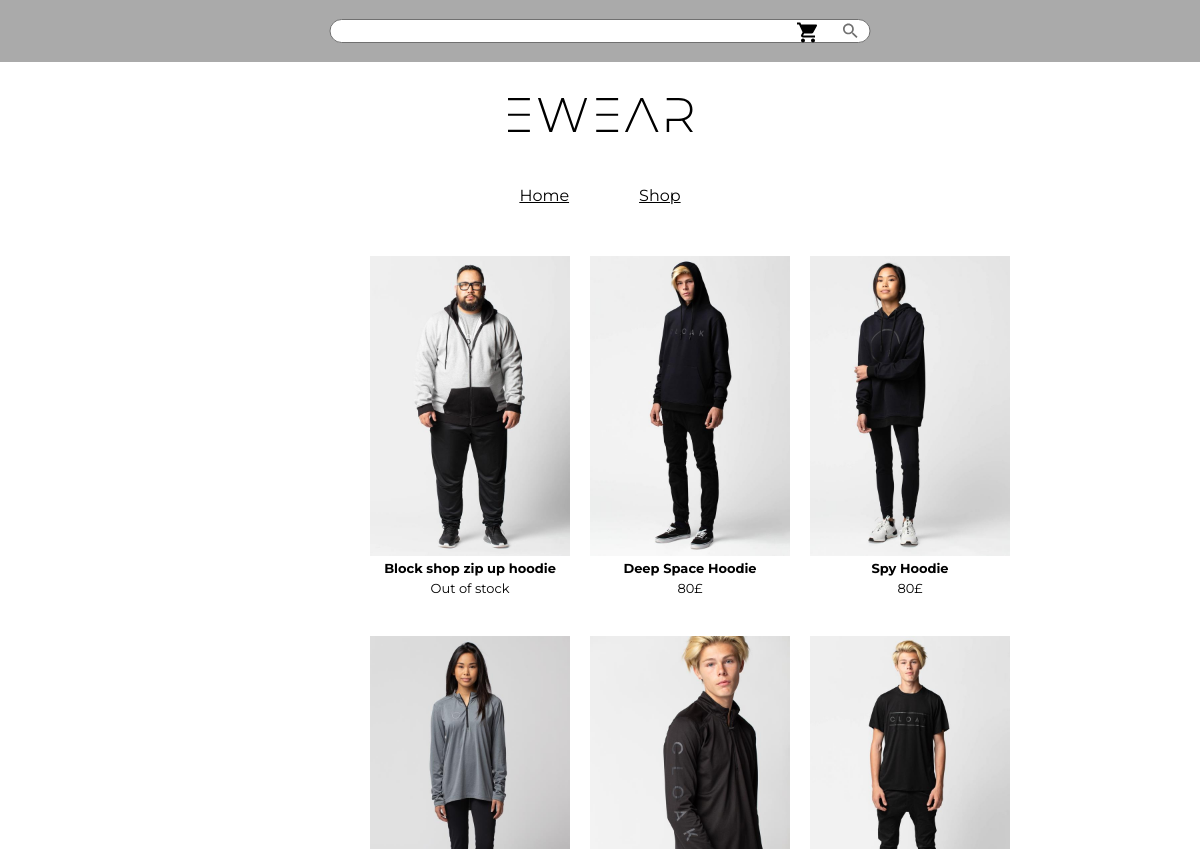
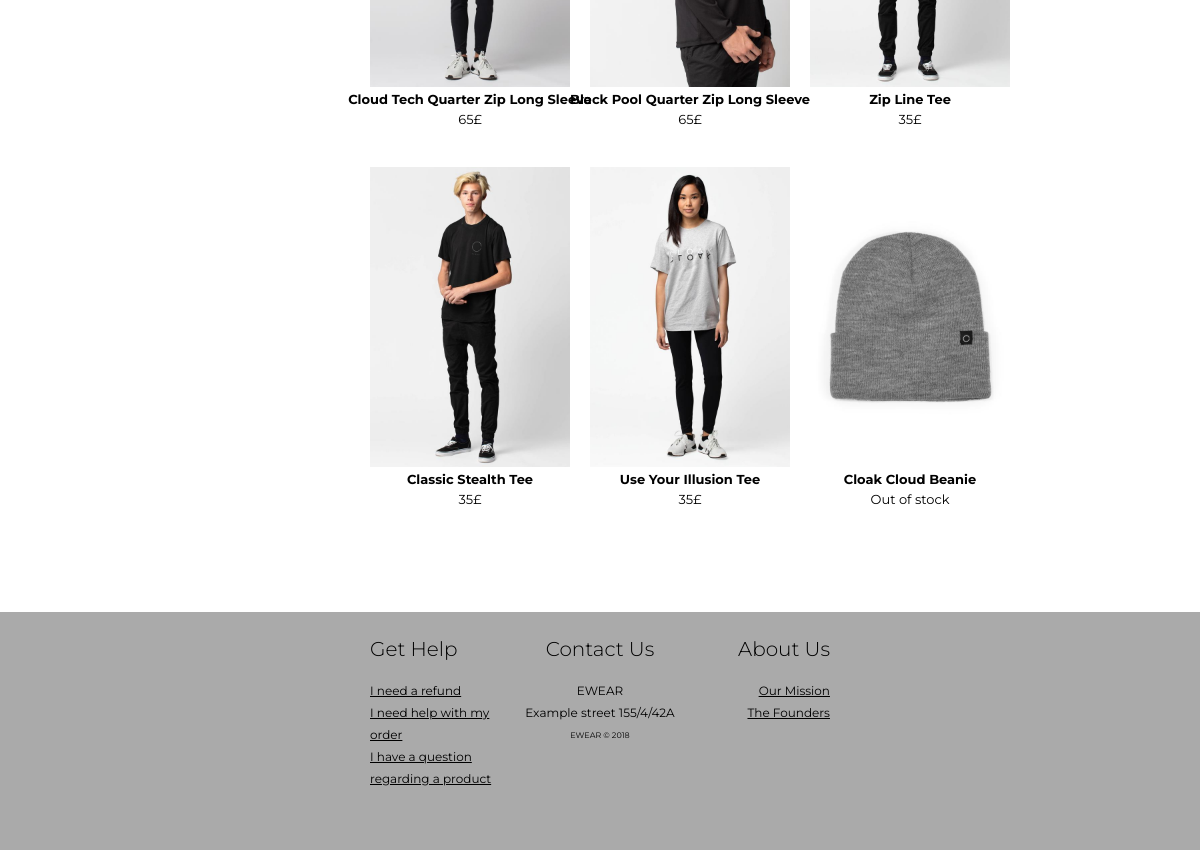
The page /shop on the database as committed earlier (2 pictures, top to bottom).
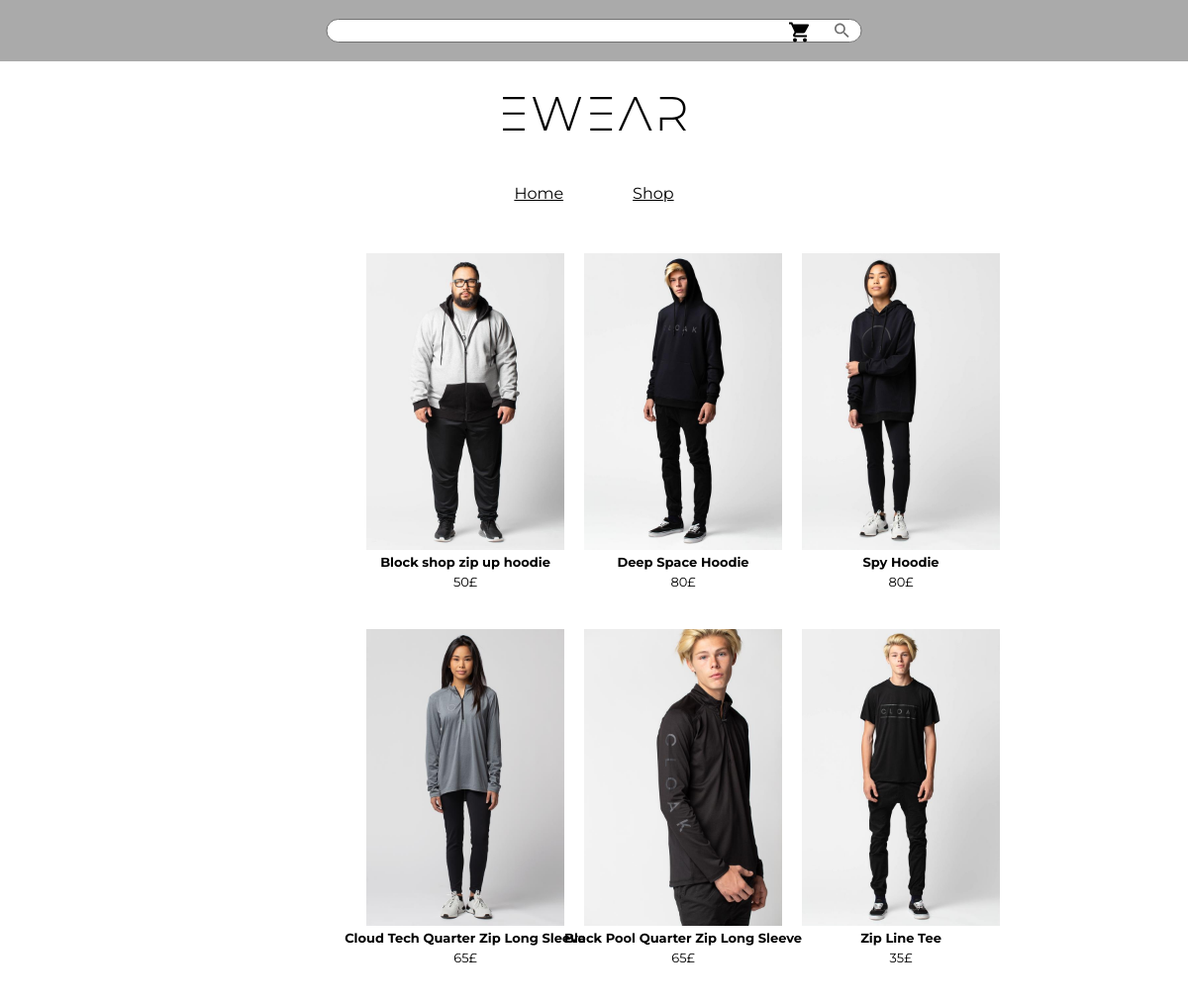
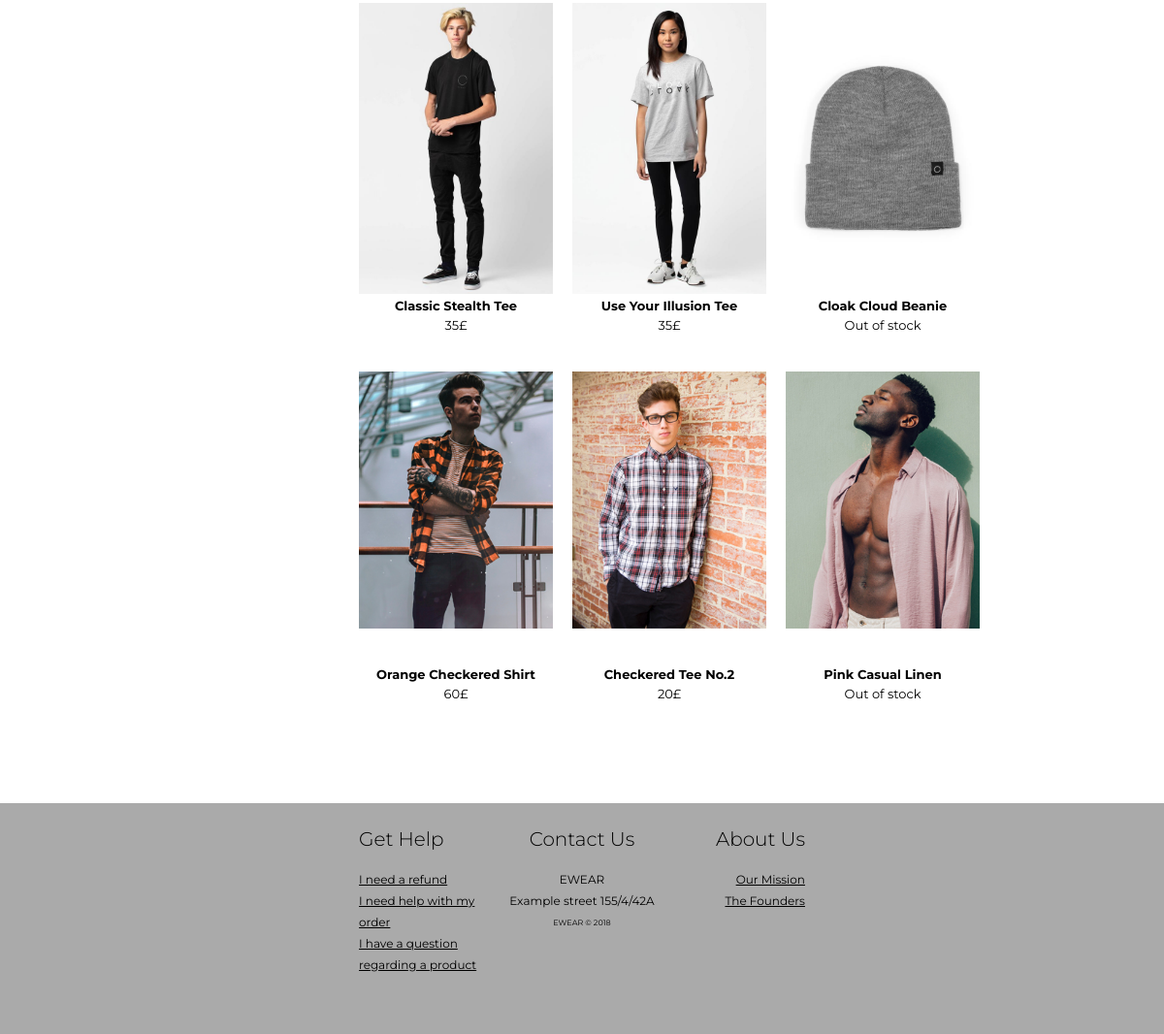
The same page on the database as committed later (2 pictures, top to bottom).
### tables this page shows
CREATE TABLE `products` (
  `id` int(11) NOT NULL,
  `title` varchar(100) NOT NULL,
  `product_desc` varchar(500) NOT NULL,
  `product_desc_long` text NOT NULL,
  `base_price` int(11) NOT NULL,
  `image` varchar(200) NOT NULL,
  `created_at` int(11) NOT NULL,
  `in_stock` tinyint(1) NOT NULL,
  `data` text NOT NULL,
  `category_fs` int(11) NOT NULL
);

### index.php (called while the page is built, shortened)
<?php
spl_autoload_register(function($class){
	$path=str_replace("App\\", "app/", $class);
	$path=str_replace("\\", "/", $path);
	$path=__DIR__."/".$path.".php";
});
$app= new Bootstrap();

### app/helper.php (called while the page is built, shortened)
<?php
function load_view($view, $data=array()){
	require __DIR__."/../views/sites/".$view.".php";
}
function load_global($global){
	require __DIR__."/../views/globals/".$global.".php";
}

### app/Libs/Sessions.php (called while the page is built, shortened)
<?php
class Sessions{
	static public function get($key){
		return (isset($_SESSION[$key]))?$_SESSION[$key]:false;
	}
}

### app/Core/Model.php (called while the page is built, shortened)
<?php
class Model{
	public function __construct(){
		$this->db = new Database();
	}
}

### config/db.php (called while the page is built)
<?php
return[
	"host"=>"localhost",
	"user"=>"root",
	"pass"=>"",
	"name"=>"ewear"
];

### app/Libs/Database.php (called while the page is built, shortened)
<?php
class Database extends \mysqli
{
	public function __construct()
	{
		$db_config=require __DIR__."/../../config/db.php";
	}
}

### app/Models/Product.php (called while the page is built, shortened)
<?php
class Product extends Model{
	protected $table_name = "products";
	public function getAll(){
		$sql="SELECT {$this->table_name}.*, productcategory.CategoryName FROM {$this->table_name} LEFT JOIN productcategory ON category_fs=productcategory.id";
		$stmt=$this->db->query($sql)->fetch_all(MYSQLI_ASSOC);
		return $stmt;
	}
}

### views/sites/shop/index.php (the view)
<div class="container">
	<?php if (!empty($prod)): ?>
	<div class="grid">
		<?php foreach ($prod as $product):?>
		<a href="<?php echo(APP_URL."shop/prod/".rawurlencode($product['title'])."");?>">
			<div class="product">
				<div class="title"><?php echo $product['title']?></div>
				<div class="price"><?php echo($product['in_stock']?$product['base_price']."&pound;":"Out of stock")?></div>
				<img class="prodimg" src="<?php if($product['image']==""){echo "assets/images/product/none.jpg";}else echo APP_URL."assets/images/product/".rawurlencode($product['image'])?>" alt="product image">
			</div>
		</a>
		<?php endforeach;?>
	</div>
	<?php else:?>
	<?php header("Location:".APP_URL."error/empty");?>
	<?php endif;?>
</div>

### app/Core/Bootstrap.php (shortened to what this page needs)
<?php
class Bootstrap
{
	public function __construct(){
		$url = (isset($_GET['url'])) ? $_GET['url'] : "Home";
		$url = rtrim($url, "/");
		$url = explode("/", $url);
		$controller_name = ucfirst($url[0]);
		$controller_file = __DIR__ . '/../Controllers/' . $controller_name . '.php';
		if (file_exists($controller_file)) {
			$controller = new $controller_namespace;
			if (isset($url[1]) && method_exists($controller, $url[1])) {
				$controller_method = $url[1];
				if (isset($url[2]) && !empty($url[2])) {
					$controller->$controller_method($url[2]);
				} else {
					$controller->$controller_method();
				}
			} else {
				$controller->index();
			}
		} else {
			$controller = new Error();
			$controller->index();
		}
	}
}

### app/Controllers/Shop.php (shortened to what this page needs)
<?php
class Shop extends Controller
{
	public function index(){
		if(isset($_POST['search'])){
			$product=new Product();
			$data['prod']=$product->buildShop($_POST['search']);
			$this->view->files_css=['shop.css'];
			$this->view->render("shop/index", $data);
		}
		else{
			$product=new Product();
			$data['prod']=$product->getAll();
			$this->view->files_css=['shop.css'];
			$this->view->render("shop/index", $data);
		}
	}
}

### views/layouts/app.php (shortened to what this page needs)
<!doctype html>
<html lang="en">
<head>
	<link rel="stylesheet" href="<?php echo APP_URL."assets/css/css.css" ?>">
	<?php if (count($this->files_css)>0){
		echo $this->loadCss();
	} ?>
</head>
<body>
	<div class="app"><?php
		load_global("header");
		load_view($view, $data);
		load_global("footer")?>
	</div>
</body>
</html>

### app/Core/View.php (shortened to what this page needs)
<?php
class View
{
	public $files_css = array();
	public function render($view, $data = array(), $tpl = "app"){
		require __DIR__ . "/../../views/layouts/" . $tpl . ".php";
	}
	private function loadCSS(){
		$markup = "";
		if (count($this->files_css) > 0) {
			foreach ($this->files_css as $file) {
				$markup .= "<link rel='stylesheet' href='".APP_URL."assets/css/$file'>";
			}
			return $markup;
		} else {
			return false;
		}
	}
}

### views/globals/header.php
<header>
	<?php load_global("nav-bar")?>
	<div class="logo"><a href="<?php echo APP_URL?>"><img src="<?php echo APP_URL."assets/images/logo.svg"?>" alt="logo"></a></div>
	<?php load_global("nav-bar-subnav")?>
</header>

### views/globals/nav-bar.php (shortened to what this page needs)
<aside>
	<div class="nav-main">
		<div class="search">
			<form action="<?php echo APP_URL."shop/"?>" method="post">
				<input type="text" name="search" id="search">
				<label for="search"><img class="search" src="<?php echo APP_URL."assets/images/baseline-search-24px.svg"?>" alt="search"></label>
			</form>
		</div>
		<div class="options">
			<?php if(\App\Libs\Sessions::get('login')==1): ?>
				<a href="<?php echo APP_URL."user"?>">Account</a>
				<a href="<?php echo APP_URL."logout"?>">Sign Out</a>
			<?php else: ?>
				<a href="<?php echo APP_URL."login"?>">Sign In</a> <i>|</i> <a href="<?php echo APP_URL."register"?>">Register</a>
			<?php endif;?>
			<?php if(isset($_SESSION['cart_count'])&&$_SESSION['cart_count']>0):?>
			<a class="cart fill" href="<?php echo APP_URL."cart"?>"><?php require "assets/images/baseline-shopping_cart-24px.svg";?><div><?php echo $_SESSION['cart_count']?></div></a>
			<?php else:?>
			<a class="cart" href="<?php echo APP_URL."cart"?>"><?php require "assets/images/baseline-shopping_cart-24px.svg";?><div>&nbsp;</div></a>
			<?php endif;?>
		</div>
	</div>
</aside>

### views/globals/nav-bar-subnav.php (shortened to what this page needs)
<div class="nav-subnav">
	<a href="<?php echo APP_URL?>">Home</a>
	<a href="<?php echo APP_URL."shop"?>">Shop</a>
</div>

### views/globals/footer.php
<footer>
	<div class="footer">
		<div class="content"><h2>Get Help</h2>
			<div>
				<a href="">I need a refund</a>
				<a href="">I need help with my order</a>
				<a href="">I have a question regarding a product</a>
			</div>
		</div>
		<div class="content">
			<h2>Contact Us</h2>
			<div>
				EWEAR <br>
				Example street 155/4/42A <br>
				<i>EWEAR © 2018</i>
			</div>
		</div>
		<div class="content">
			<h2>About Us</h2>
			<div>
				<a href="">Our Mission</a>
				<a href="">The Founders</a>
			</div>
		</div>
	</div>
</footer>

### assets/css/css.css (style rules this page uses)
* { box-sizing: border-box; margin: 0; font-family: "Montserrat", sans-serif; }
i { font-style: normal; }
a { color: inherit; }
.nav-main { position: relative; height: 62px; background-color: #AAA; padding: 0 370px; display: flex; justify-content: flex-end; }
.nav-main>.search { position: absolute; top: 50%; left: 50%; -webkit-transform: translate(-50%, -50%); -moz-transform: translate(-50%, -50%); -ms-transform: translate(-50%, -50%); -o-transform: translate(-50%, -50%); transform: translate(-50%, -50%); }
.nav-main>.search>form>input { position: relative; width: 541px; height: 24px; padding: 0 10px; border: 1px solid #707070; -webkit-border-radius: 20px; -moz-border-radius: 20px; border-radius: 20px; }
.nav-main>.search>form>label>.search { position: absolute; right: 0; top: 50%; transform: translate(-50%, -50%); height: 20px; }
.nav-main>.options { align-self: center; font-weight: 300; display: flex; align-items: center; }
.nav-main>.options>* { padding: 0 10px; font-size: 14px; }
.nav-main>.options>a>svg { height: 24px; transform: translateY(15%); }
header>.logo { margin: 0 auto; margin-top: 36px; margin-bottom: 50px; width: 185px; }
header { margin-bottom: 51px; }
.nav-subnav { width: 100%; padding: 0 370px; display: flex; justify-content: center; }
.nav-subnav>* { padding: 0 35px; position: relative; }
footer { background-color: #AAAAAA; margin-top: 145px; }
.footer { display: flex; padding: 0 370px; justify-content: center; padding-top: 25px; padding-bottom: 60px; }
.footer>div { flex-basis: 33.3333%; }
.footer>div:first-child { text-align: left; }
.footer>div:last-child { text-align: right; }
.footer>div:nth-child(2) { text-align: center; }
.container { padding: 0 370px; }
.footer>.content>div { line-height: 22px; display: flex; flex-direction: column; font-size: 12px; margin-top: 19px; }
.footer>.content>div>a { text-decoration: underline; }
.footer>.content>div>i { font-size: 8px; }
.footer>.content>h2 { font-weight: 300; font-size: 20px; }
.cart { position: relative; }
.cart>div { position: absolute; top: -2px; right: 10px; color: black; font-size: 13px; z-index: 2; }

### assets/css/shop.css (style rules this page uses)
.grid { display: grid; grid-template-columns: 1fr 1fr 1fr; grid-template-rows: 1fr; grid-column-gap: 20px; grid-row-gap: 80px; grid-template-areas: "product1 product2 product3"; }
.grid:nth-child(1n) { grid-area: product1; }
.product { height: 300px; width: 200px; margin: 0 auto; position: relative; -webkit-transition: background-color .2s; -moz-transition: background-color .2s; -ms-transition: background-color .2s; -o-transition: background-color .2s; transition: background-color .2s; }
.product>img.prodimg { position: absolute; width: 100%; z-index: -1; left: 0; top: 0; }
.title, .desc, .price { text-align: center; position: absolute; bottom: -20px; width: 150%; transform: translateX(-50%); left: 50%; }
.price { bottom: -40px; font-size: 13px; }
.title { font-weight: bold; font-size: 13px; }

Rows that differ between the two databases and show on the page:
changed products "Block shop zip up hoodie": base_price (not shown) → "50"; in_stock "Out of stock" → "£"
added products: title "Orange Checkered Shirt", base_price "60", image (picture)
added products: title "Checkered Tee No.2", base_price "20", image (picture)
added products: title "Pink Casual Linen", in_stock "Out of stock", image (picture)
